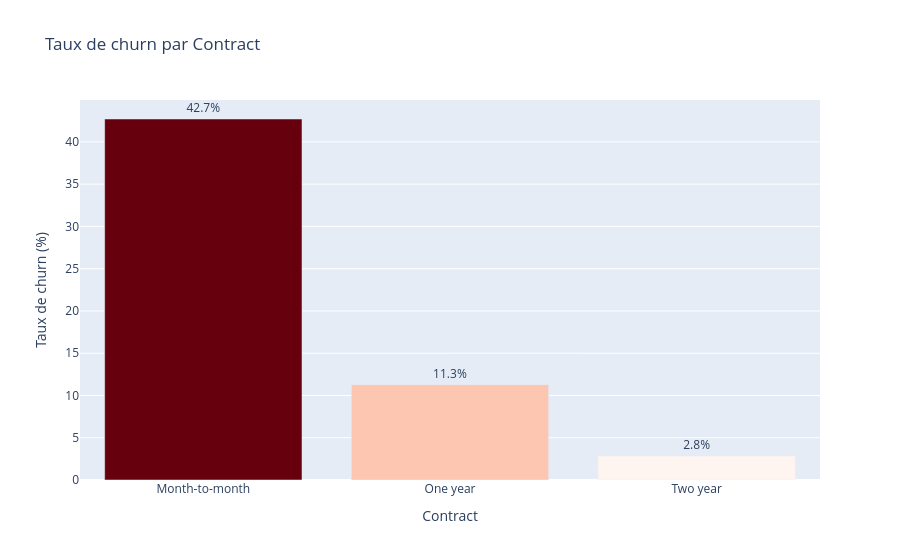
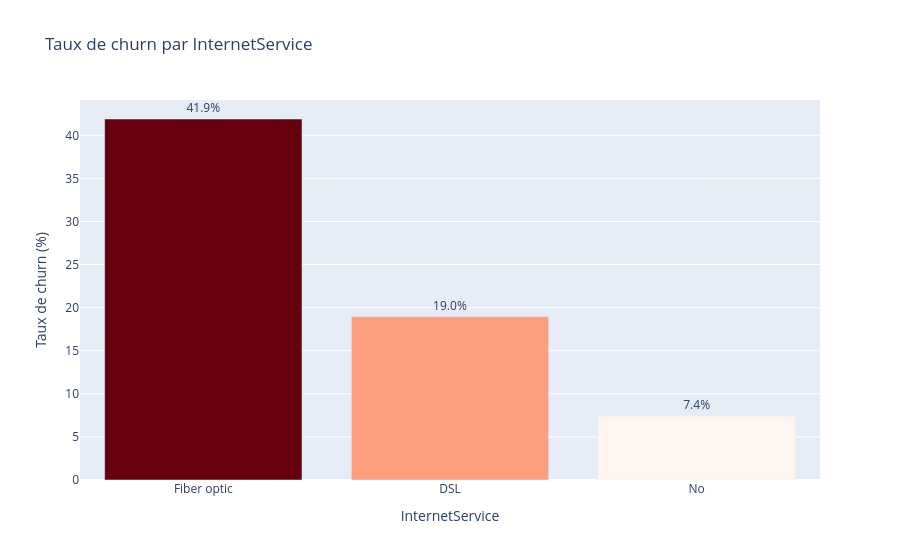
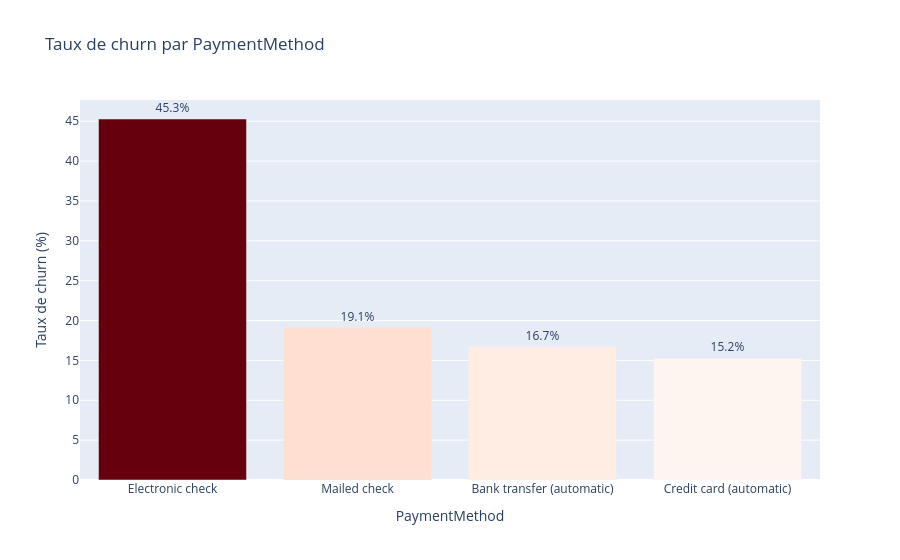
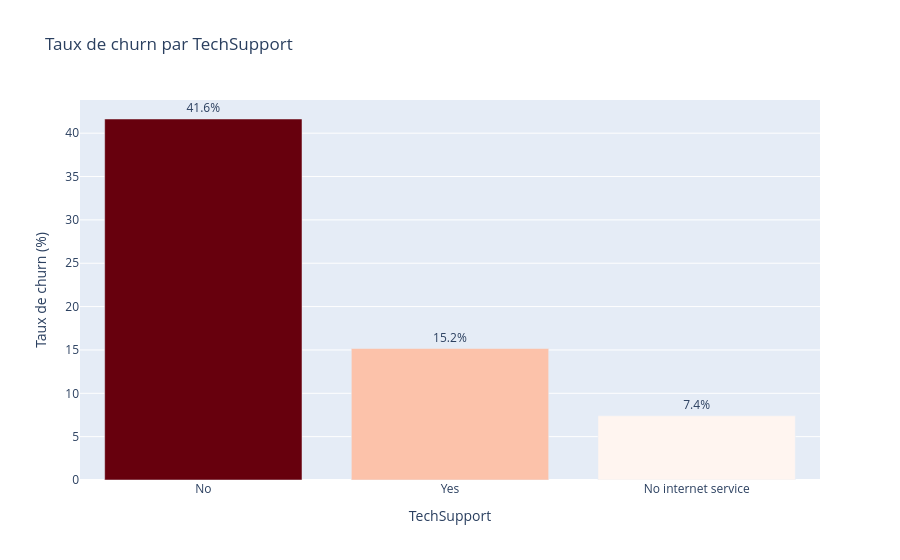

Notebook code for these charts, in order:
### Markdown cell above
## 4. Churn par variables catégorielles clés

### Code cell
cat_cols = ['Contract', 'InternetService', 'PaymentMethod', 'TechSupport', 'OnlineSecurity']

for col in cat_cols:
    churn_rate = (
        df.groupby(col)['Churn']
        .apply(lambda x: (x == 'Yes').mean() * 100)
        .reset_index()
    )
    churn_rate.columns = [col, 'ChurnRate']
    churn_rate = churn_rate.sort_values('ChurnRate', ascending=False)

    fig = px.bar(
        churn_rate,
        x=col, y='ChurnRate',
        title=f'Taux de churn par {col}',
        color='ChurnRate',
        color_continuous_scale='Reds',
        text=churn_rate['ChurnRate'].apply(lambda x: f'{x:.1f}%')
    )
    fig.update_traces(textposition='outside')
    fig.update_layout(yaxis_title='Taux de churn (%)', coloraxis_showscale=False)
    fig.show()

### Figure 1 — Plotly figure (JSON) as saved in the notebook; plotly's stock layout.template omitted (floating-point values rounded to 4 significant figures)
{"data": [{"hovertemplate": "Contract=%{x}<br>ChurnRate=%{marker.color}<br>text=%{text}<extra></extra>", "legendgroup": "", "marker": {"color": [42.71, 11.27, 2.832], "coloraxis": "coloraxis", "pattern": {"shape": ""}}, "name": "", "orientation": "v", "showlegend": false, "text": ["42.7%", "11.3%", "2.8%"], "textposition": "outside", "type": "bar", "x": ["Month-to-month", "One year", "Two year"], "xaxis": "x", "y": [42.71, 11.27, 2.832], "yaxis": "y"}], "layout": {"barmode": "relative", "coloraxis": {"colorbar": {"title": {"text": "ChurnRate"}}, "colorscale": [[0, "rgb(255,245,240)"], [0.125, "rgb(254,224,210)"], [0.25, "rgb(252,187,161)"], [0.375, "rgb(252,146,114)"], [0.5, "rgb(251,106,74)"], [0.625, "rgb(239,59,44)"], [0.75, "rgb(203,24,29)"], [0.875, "rgb(165,15,21)"], [1, "rgb(103,0,13)"]], "showscale": false}, "legend": {"tracegroupgap": 0}, "title": {"text": "Taux de churn par Contract"}, "xaxis": {"anchor": "y", "domain": [0, 1], "title": {"text": "Contract"}}, "yaxis": {"anchor": "x", "domain": [0, 1], "title": {"text": "Taux de churn (%)"}}}}

### Figure 2 — Plotly figure (JSON) as saved in the notebook; plotly's stock layout.template omitted (floating-point values rounded to 4 significant figures)
{"data": [{"hovertemplate": "InternetService=%{x}<br>ChurnRate=%{marker.color}<br>text=%{text}<extra></extra>", "legendgroup": "", "marker": {"color": [41.89, 18.96, 7.405], "coloraxis": "coloraxis", "pattern": {"shape": ""}}, "name": "", "orientation": "v", "showlegend": false, "text": ["41.9%", "19.0%", "7.4%"], "textposition": "outside", "type": "bar", "x": ["Fiber optic", "DSL", "No"], "xaxis": "x", "y": [41.89, 18.96, 7.405], "yaxis": "y"}], "layout": {"barmode": "relative", "coloraxis": {"colorbar": {"title": {"text": "ChurnRate"}}, "colorscale": [[0, "rgb(255,245,240)"], [0.125, "rgb(254,224,210)"], [0.25, "rgb(252,187,161)"], [0.375, "rgb(252,146,114)"], [0.5, "rgb(251,106,74)"], [0.625, "rgb(239,59,44)"], [0.75, "rgb(203,24,29)"], [0.875, "rgb(165,15,21)"], [1, "rgb(103,0,13)"]], "showscale": false}, "legend": {"tracegroupgap": 0}, "title": {"text": "Taux de churn par InternetService"}, "xaxis": {"anchor": "y", "domain": [0, 1], "title": {"text": "InternetService"}}, "yaxis": {"anchor": "x", "domain": [0, 1], "title": {"text": "Taux de churn (%)"}}}}

### Figure 3 — Plotly figure (JSON) as saved in the notebook; plotly's stock layout.template omitted (floating-point values rounded to 4 significant figures)
{"data": [{"hovertemplate": "PaymentMethod=%{x}<br>ChurnRate=%{marker.color}<br>text=%{text}<extra></extra>", "legendgroup": "", "marker": {"color": [45.29, 19.11, 16.71, 15.24], "coloraxis": "coloraxis", "pattern": {"shape": ""}}, "name": "", "orientation": "v", "showlegend": false, "text": ["45.3%", "19.1%", "16.7%", "15.2%"], "textposition": "outside", "type": "bar", "x": ["Electronic check", "Mailed check", "Bank transfer (automatic)", "Credit card (automatic)"], "xaxis": "x", "y": [45.29, 19.11, 16.71, 15.24], "yaxis": "y"}], "layout": {"barmode": "relative", "coloraxis": {"colorbar": {"title": {"text": "ChurnRate"}}, "colorscale": [[0, "rgb(255,245,240)"], [0.125, "rgb(254,224,210)"], [0.25, "rgb(252,187,161)"], [0.375, "rgb(252,146,114)"], [0.5, "rgb(251,106,74)"], [0.625, "rgb(239,59,44)"], [0.75, "rgb(203,24,29)"], [0.875, "rgb(165,15,21)"], [1, "rgb(103,0,13)"]], "showscale": false}, "legend": {"tracegroupgap": 0}, "title": {"text": "Taux de churn par PaymentMethod"}, "xaxis": {"anchor": "y", "domain": [0, 1], "title": {"text": "PaymentMethod"}}, "yaxis": {"anchor": "x", "domain": [0, 1], "title": {"text": "Taux de churn (%)"}}}}

### Figure 4 — Plotly figure (JSON) as saved in the notebook; plotly's stock layout.template omitted (floating-point values rounded to 4 significant figures)
{"data": [{"hovertemplate": "TechSupport=%{x}<br>ChurnRate=%{marker.color}<br>text=%{text}<extra></extra>", "legendgroup": "", "marker": {"color": [41.64, 15.17, 7.405], "coloraxis": "coloraxis", "pattern": {"shape": ""}}, "name": "", "orientation": "v", "showlegend": false, "text": ["41.6%", "15.2%", "7.4%"], "textposition": "outside", "type": "bar", "x": ["No", "Yes", "No internet service"], "xaxis": "x", "y": [41.64, 15.17, 7.405], "yaxis": "y"}], "layout": {"barmode": "relative", "coloraxis": {"colorbar": {"title": {"text": "ChurnRate"}}, "colorscale": [[0, "rgb(255,245,240)"], [0.125, "rgb(254,224,210)"], [0.25, "rgb(252,187,161)"], [0.375, "rgb(252,146,114)"], [0.5, "rgb(251,106,74)"], [0.625, "rgb(239,59,44)"], [0.75, "rgb(203,24,29)"], [0.875, "rgb(165,15,21)"], [1, "rgb(103,0,13)"]], "showscale": false}, "legend": {"tracegroupgap": 0}, "title": {"text": "Taux de churn par TechSupport"}, "xaxis": {"anchor": "y", "domain": [0, 1], "title": {"text": "TechSupport"}}, "yaxis": {"anchor": "x", "domain": [0, 1], "title": {"text": "Taux de churn (%)"}}}}
